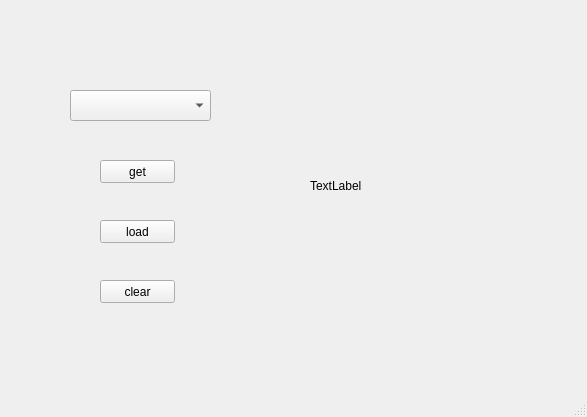
<?xml version="1.0" encoding="UTF-8"?>
<ui version="4.0">
 <class>MainWindow</class>
 <widget class="QMainWindow" name="MainWindow">
  <property name="geometry">
   <rect>
    <x>0</x>
    <y>0</y>
    <width>587</width>
    <height>417</height>
   </rect>
  </property>
  <property name="windowTitle">
   <string>MainWindow</string>
  </property>
  <widget class="QWidget" name="centralwidget">
   <widget class="QComboBox" name="cb_clubs">
    <property name="geometry">
     <rect>
      <x>70</x>
      <y>90</y>
      <width>141</width>
      <height>31</height>
     </rect>
    </property>
   </widget>
   <widget class="QPushButton" name="btn_get">
    <property name="geometry">
     <rect>
      <x>100</x>
      <y>160</y>
      <width>75</width>
      <height>23</height>
     </rect>
    </property>
    <property name="text">
     <string>get</string>
    </property>
   </widget>
   <widget class="QPushButton" name="btn_load">
    <property name="geometry">
     <rect>
      <x>100</x>
      <y>220</y>
      <width>75</width>
      <height>23</height>
     </rect>
    </property>
    <property name="text">
     <string>load</string>
    </property>
   </widget>
   <widget class="QPushButton" name="btn_clear">
    <property name="geometry">
     <rect>
      <x>100</x>
      <y>280</y>
      <width>75</width>
      <height>23</height>
     </rect>
    </property>
    <property name="text">
     <string>clear</string>
    </property>
   </widget>
   <widget class="QLabel" name="label">
    <property name="geometry">
     <rect>
      <x>310</x>
      <y>70</y>
      <width>221</width>
      <height>231</height>
     </rect>
    </property>
    <property name="text">
     <string>TextLabel</string>
    </property>
   </widget>
  </widget>
  <widget class="QMenuBar" name="menubar">
   <property name="geometry">
    <rect>
     <x>0</x>
     <y>0</y>
     <width>587</width>
     <height>21</height>
    </rect>
   </property>
  </widget>
  <widget class="QStatusBar" name="statusbar"/>
 </widget>
 <resources/>
 <connections/>
</ui>
